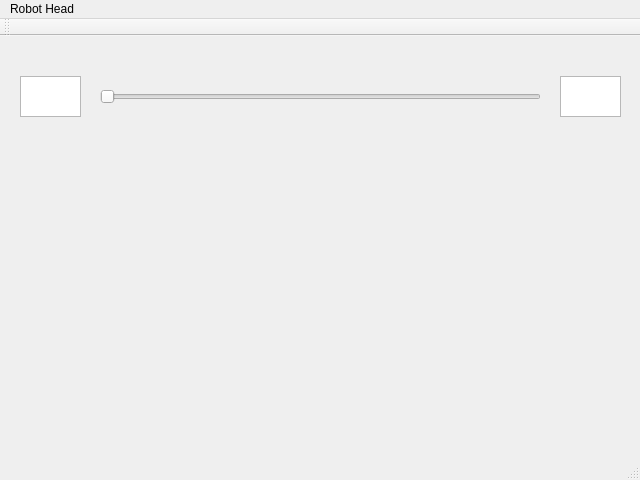
<?xml version="1.0" encoding="UTF-8"?>
<ui version="4.0">
 <class>MainWindow</class>
 <widget class="QMainWindow" name="MainWindow">
  <property name="geometry">
   <rect>
    <x>0</x>
    <y>0</y>
    <width>640</width>
    <height>480</height>
   </rect>
  </property>
  <property name="windowTitle">
   <string>MainWindow</string>
  </property>
  <widget class="QWidget" name="centralWidget">
   <widget class="QSlider" name="horizontalSlider">
    <property name="geometry">
     <rect>
      <x>100</x>
      <y>40</y>
      <width>441</width>
      <height>41</height>
     </rect>
    </property>
    <property name="minimum">
     <number>3</number>
    </property>
    <property name="orientation">
     <enum>Qt::Horizontal</enum>
    </property>
   </widget>
   <widget class="QTextEdit" name="BottomValue">
    <property name="geometry">
     <rect>
      <x>20</x>
      <y>40</y>
      <width>61</width>
      <height>41</height>
     </rect>
    </property>
    <property name="font">
     <font>
      <family>Calibri</family>
     </font>
    </property>
   </widget>
   <widget class="QTextEdit" name="TopValue">
    <property name="geometry">
     <rect>
      <x>560</x>
      <y>40</y>
      <width>61</width>
      <height>41</height>
     </rect>
    </property>
    <property name="font">
     <font>
      <family>Calibri</family>
     </font>
    </property>
   </widget>
  </widget>
  <widget class="QMenuBar" name="menuBar">
   <property name="geometry">
    <rect>
     <x>0</x>
     <y>0</y>
     <width>640</width>
     <height>21</height>
    </rect>
   </property>
   <widget class="QMenu" name="menuRobot_Head">
    <property name="title">
     <string>Robot Head</string>
    </property>
   </widget>
   <addaction name="menuRobot_Head"/>
  </widget>
  <widget class="QToolBar" name="mainToolBar">
   <attribute name="toolBarArea">
    <enum>TopToolBarArea</enum>
   </attribute>
   <attribute name="toolBarBreak">
    <bool>false</bool>
   </attribute>
  </widget>
  <widget class="QStatusBar" name="statusBar"/>
 </widget>
 <layoutdefault spacing="6" margin="11"/>
 <resources/>
 <connections/>
</ui>
